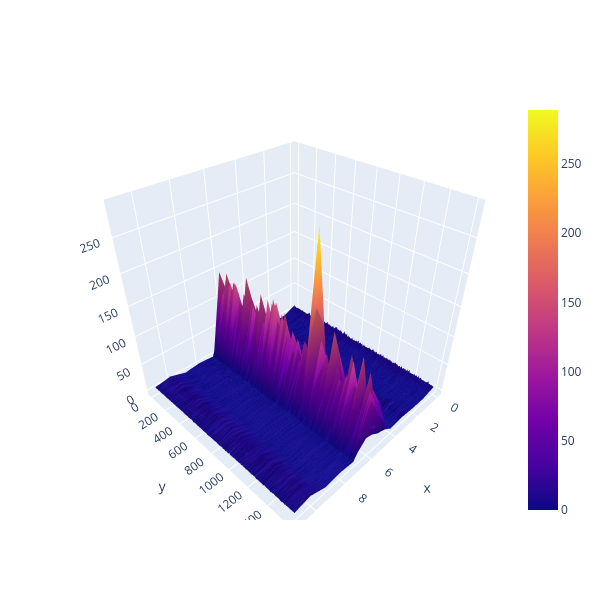

Write notebook code for a chart like this one.
### Markdown cell above
#### Kết luận:

+ Biểu đồ density heatmap hiển thị mối quan hệ giữa chlorides (trục x) và quality (trục y).

+ Màu sắc thể hiện mật độ dữ liệu tại các vùng khác nhau, vùng màu đậm hơn có nhiều điểm dữ liệu hơn.

+ Giúp ta thấy phân bố của nồng độ chlorides theo các mức chất lượng rượu.

### Code cell
data = df
fig = go.Figure(data = [go.Surface(z = data.values)])
fig.update_layout(autosize = True, width = 600, height = 600)

fig.show()

### Figure 1 — Plotly figure (JSON) as saved in the notebook; plotly's stock layout.template omitted (floating-point values rounded to 4 significant figures; data arrays with more than 128 entries replaced by an {"elided": "..."} marker saying what was removed)
{"data": [{"type": "surface", "z": {"elided": "1599x12 float values"}}], "layout": {"autosize": true, "height": 600, "width": 600}}
